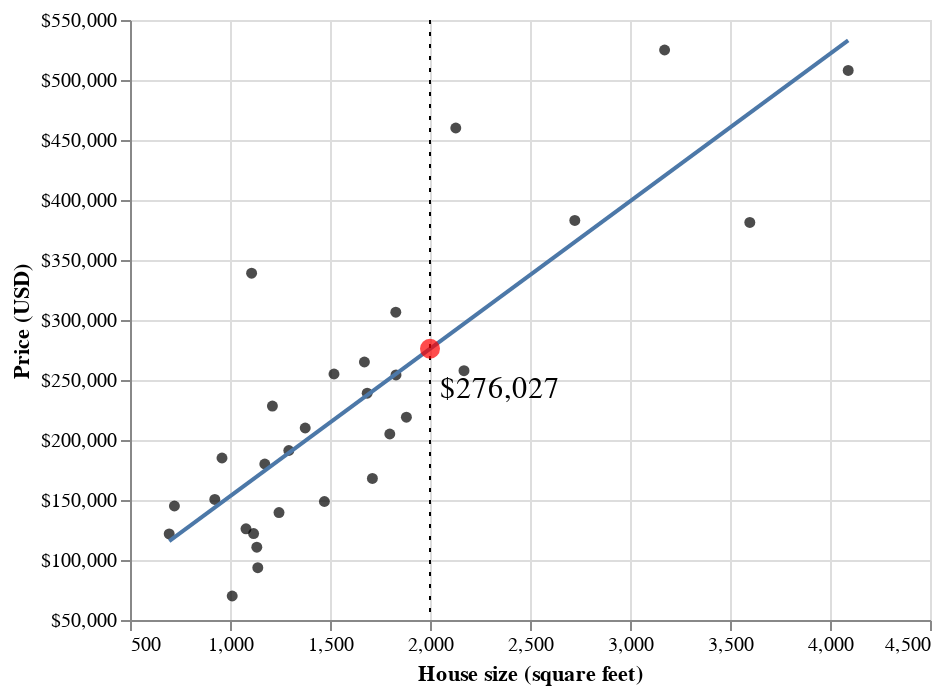

Source (notebook cell):
### Markdown cell above
The equation for the straight line is: \index{straight line!equation}

$$\text{house sale price} = \beta_0 + \beta_1 \cdot (\text{house size}),$$
where

- $\beta_0$ is the *vertical intercept* of the line (the price when house size is 0)
- $\beta_1$ is the *slope* of the line (how quickly the price increases as you increase house size)

Therefore using the data to find the line of best fit is equivalent to finding coefficients 
$\beta_0$ and $\beta_1$ that *parametrize* (correspond to) the line of best fit.
Now of course, in this particular problem, the idea of a 0 square-foot house is a bit silly;
but you can think of $\beta_0$ here as the "base price," and 
$\beta_1$ as the increase in price for each square foot of space.
Let's push this thought even further: what would happen in the equation for the line if you 
tried to evaluate the price of a house with size 6 *million* square feet?
Or what about *negative* 2,000 square feet? As it turns out, nothing in the formula breaks; linear
regression will happily make predictions for crazy predictor values if you ask it to. But even though
you *can* make these wild predictions, you shouldn't. You should only make predictions roughly within
the range of your original data, and perhaps a bit beyond it only if it makes sense. For example,
the data in {numref}`fig:08-lin-reg1` only reaches around 600 square feet on the low end, but 
it would probably be reasonable to use the linear regression model to make a prediction at 500 square feet, say.

Back to the example! Once we have the coefficients $\beta_0$ and $\beta_1$, we can use the equation
above to evaluate the predicted sale price given the value we have for the
predictor variable&mdash;here 2,000 square feet. {numref}`fig:08-lin-reg2` demonstrates this process.

### Code cell
lm = LinearRegression()
lm.fit(small_sacramento[["sqft"]], small_sacramento[["price"]])
prediction = float(lm.predict(pd.DataFrame({"sqft": [2000]})))

# the vertical dotted line
line_df = pd.DataFrame({"x": [2000]})
rule = alt.Chart(line_df).mark_rule(strokeDash=[2, 4]).encode(x="x")

# the red point
point_df = pd.DataFrame({"x": [2000], "y": [prediction]})
point = alt.Chart(point_df).mark_circle(color="red", size=100).encode(x="x", y="y")

# overlay all plots
small_plot_2000_pred = (
    small_plot
    + rule
    + point
    # add the text
    + alt.Chart(
        pd.DataFrame(
            {
                "x": [2350],
                "y": [prediction - 41000],
                "prediction": ["$" + "{0:,.0f}".format(prediction)],
            }
        )
    )
    .mark_text(dy=-5, size=15)
    .encode(x="x", y="y", text="prediction")
)

small_plot_2000_pred

### Figure 1 — Vega-Lite specification as saved in the notebook (floating-point values rounded to 4 significant figures)
{"config": {"view": {"continuousWidth": 400, "continuousHeight": 300}}, "layer": [{"mark": {"type": "circle", "color": "black"}, "encoding": {"x": {"field": "sqft", "scale": {"zero": false}, "title": "House size (square feet)", "type": "quantitative"}, "y": {"axis": {"format": "$,.0f"}, "field": "price", "scale": {"zero": false}, "title": "Price (USD)", "type": "quantitative"}}}, {"mark": "line", "encoding": {"x": {"field": "sqft", "scale": {"zero": false}, "title": "House size (square feet)", "type": "quantitative"}, "y": {"axis": {"format": "$,.0f"}, "field": "price", "scale": {"zero": false}, "title": "Price (USD)", "type": "quantitative"}}, "transform": [{"on": "sqft", "regression": "price"}]}, {"data": {"name": "data-dede3f53429ab08afa6de2a4430fc887"}, "mark": {"type": "rule", "strokeDash": [2, 4]}, "encoding": {"x": {"field": "x", "type": "quantitative"}}}, {"data": {"name": "data-55421730bd70617d44503cfef93a70d9"}, "mark": {"type": "circle", "color": "red", "size": 100}, "encoding": {"x": {"field": "x", "type": "quantitative"}, "y": {"field": "y", "type": "quantitative"}}}, {"data": {"name": "data-5c02433322b2d36cf7dcb0b164409dca"}, "mark": {"type": "text", "dy": -5, "size": 15}, "encoding": {"text": {"field": "prediction", "type": "nominal"}, "x": {"field": "x", "type": "quantitative"}, "y": {"field": "y", "type": "quantitative"}}}], "data": {"name": "data-dd70ea120b69e4d2199dadb4d59509b6"}, "$schema": "https://vega.github.io/schema/vega-lite/v4.17.0.json", "datasets": {"data-dd70ea120b69e4d2199dadb4d59509b6": [{"city": "SACRAMENTO", "zip": "z95829", "beds": 3, "baths": 2.0, "sqft": 2170, "type": "Residential", "price": 257729, "latitude": 38.46, "longitude": -121.4}, {"city": "SACRAMENTO", "zip": "z95835", "beds": 3, "baths": 2.0, "sqft": 1686, "type": "Residential", "price": 239000, "latitude": 38.67, "longitude": -121.5}, {"city": "ROSEVILLE", "zip": "z95678", "beds": 3, "baths": 2.0, "sqft": 1174, "type": "Residential", "price": 180000, "latitude": 38.73, "longitude": -121.3}, {"city": "EL_DORADO_HILLS", "zip": "z95762", "beds": 5, "baths": 4.0, "sqft": 4091, "type": "Residential", "price": 508000, "latitude": 38.68, "longitude": -121.0}, {"city": "SACRAMENTO", "zip": "z95842", "beds": 5, "baths": 2.0, "sqft": 1712, "type": "Residential", "price": 168000, "latitude": 38.68, "longitude": -121.4}, {"city": "FAIR_OAKS", "zip": "z95628", "beds": 3, "baths": 1.0, "sqft": 960, "type": "Residential", "price": 185000, "latitude": 38.67, "longitude": -121.2}, {"city": "ORANGEVALE", "zip": "z95662", "beds": 3, "baths": 2.0, "sqft": 1294, "type": "Residential", "price": 191250, "latitude": 38.69, "longitude": -121.3}, {"city": "SACRAMENTO", "zip": "z95842", "beds": 2, "baths": 2.0, "sqft": 1134, "type": "Condo", "price": 110700, "latitude": 38.7, "longitude": -121.4}, {"city": "SACRAMENTO", "zip": "z95838", "beds": 2, "baths": 1.0, "sqft": 1011, "type": "Residential", "price": 70000, "latitude": 38.64, "longitude": -121.4}, {"city": "SACRAMENTO", "zip": "z95824", "beds": 2, "baths": 2.0, "sqft": 1139, "type": "Residential", "price": 93600, "latitude": 38.52, "longitude": -121.5}, {"city": "ROSEVILLE", "zip": "z95747", "beds": 3, "baths": 2.5, "sqft": 1829, "type": "Residential", "price": 306500, "latitude": 38.77, "longitude": -121.4}, {"city": "SACRAMENTO", "zip": "z95823", "beds": 4, "baths": 2.0, "sqft": 1472, "type": "Residential", "price": 148750, "latitude": 38.48, "longitude": -121.5}, {"city": "SACRAMENTO", "zip": "z95819", "beds": 3, "baths": 1.0, "sqft": 1108, "type": "Residential", "price": 339000, "latitude": 38.56, "longitude": -121.4}, {"city": "SACRAMENTO", "zip": "z95825", "beds": 3, "baths": 1.0, "sqft": 1520, "type": "Residential", "price": 255000, "latitude": 38.6, "longitude": -121.4}, {"city": "ELVERTA", "zip": "z95626", "beds": 3, "baths": 2.0, "sqft": 1080, "type": "Residential", "price": 126000, "latitude": 38.72, "longitude": -121.4}, {"city": "EL_DORADO_HILLS", "zip": "z95762", "beds": 3, "baths": 2.0, "sqft": 2129, "type": "Residential", "price": 460000, "latitude": 38.67, "longitude": -121.1}, {"city": "SACRAMENTO", "zip": "z95838", "beds": 4, "baths": 2.0, "sqft": 1799, "type": "Residential", "price": 205000, "latitude": 38.66, "longitude": -121.4}, {"city": "SACRAMENTO", "zip": "z95835", "beds": 5, "baths": 3.0, "sqft": 3599, "type": "Residential", "price": 381300, "latitude": 38.68, "longitude": -121.5}, {"city": "CAMERON_PARK", "zip": "z95682", "beds": 2, "baths": 1.5, "sqft": 1376, "type": "Residential", "price": 210000, "latitude": 38.69, "longitude": -121.0}, {"city": "SACRAMENTO", "zip": "z95815", "beds": 3, "baths": 1.0, "sqft": 696, "type": "Residential", "price": 121725, "latitude": 38.61, "longitude": -121.4}, {"city": "CARMICHAEL", "zip": "z95608", "beds": 3, "baths": 2.0, "sqft": 1245, "type": "Condo", "price": 139500, "latitude": 38.63, "longitude": -121.3}, {"city": "ELK_GROVE", "zip": "z95757", "beds": 5, "baths": 3.5, "sqft": 2724, "type": "Residential", "price": 383000, "latitude": 38.38, "longitude": -121.4}, {"city": "FAIR_OAKS", "zip": "z95628", "beds": 3, "baths": 2.0, "sqft": 3173, "type": "Residential", "price": 525000, "latitude": 38.65, "longitude": -121.3}, {"city": "CITRUS_HEIGHTS", "zip": "z95621", "beds": 3, "baths": 2.0, "sqft": 1118, "type": "Residential", "price": 122000, "latitude": 38.71, "longitude": -121.3}, {"city": "CITRUS_HEIGHTS", "zip": "z95610", "beds": 3, "baths": 2.0, "sqft": 1882, "type": "Residential", "price": 219000, "latitude": 38.72, "longitude": -121.2}, {"city": "SACRAMENTO", "zip": "z95834", "beds": 3, "baths": 2.0, "sqft": 1672, "type": "Condo", "price": 265000, "latitude": 38.65, "longitude": -121.5}, {"city": "SACRAMENTO", "zip": "z95842", "beds": 2, "baths": 1.0, "sqft": 924, "type": "Condo", "price": 150454, "latitude": 38.67, "longitude": -121.4}, {"city": "ANTELOPE", "zip": "z95843", "beds": 3, "baths": 2.0, "sqft": 1830, "type": "Residential", "price": 254172, "latitude": 38.71, "longitude": -121.3}, {"city": "SACRAMENTO", "zip": "z95820", "beds": 2, "baths": 1.0, "sqft": 722, "type": "Residential", "price": 145000, "latitude": 38.53, "longitude": -121.5}, {"city": "SACRAMENTO", "zip": "z95820", "beds": 3, "baths": 2.0, "sqft": 1212, "type": "Residential", "price": 228327, "latitude": 38.53, "longitude": -121.4}], "data-dede3f53429ab08afa6de2a4430fc887": [{"x": 2000}], "data-55421730bd70617d44503cfef93a70d9": [{"x": 2000, "y": 276000.0}], "data-5c02433322b2d36cf7dcb0b164409dca": [{"x": 2350, "y": 235000.0, "prediction": "$276,027"}]}}
